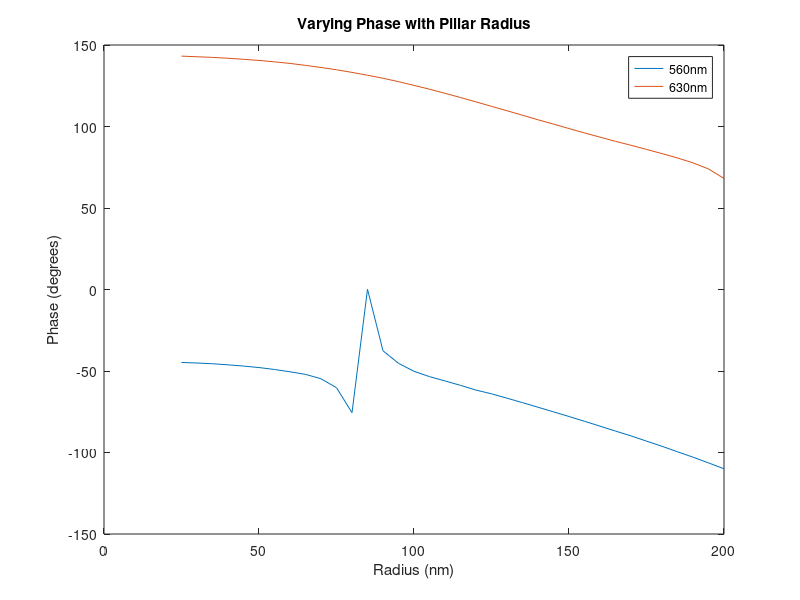

This chart was generated by the following MATLAB code:
%% MODELLING CHANGING PHASE WITH PILLAR DIAMETER
% Based on the figure provided in "Pillars.fig"

clc;
close all;

data=importdata("RadiusSweep.txt"); %import file of changing pahse with diameter
data=data.data;


wavelength1=zeros(size(data,1)/2,1);
wavelength2=zeros(size(data,1)/2,1);
radius=zeros(size(data,1)/2,1);


%%
for j=1:2:size(data,1)

radius((j+1)/2)=data(j,1);
wavelength1((j+1)/2)=data(j,2);
wavelength2((j+1)/2)=data(j+1,2);

end

figure;
plot(radius, wavelength1);
hold on;
plot(radius, wavelength2);
ylabel({'Phase (degrees)'});
xlabel({'Radius (nm)'});
title({'Varying Phase with Pillar Radius'});
legend('560nm','630nm');